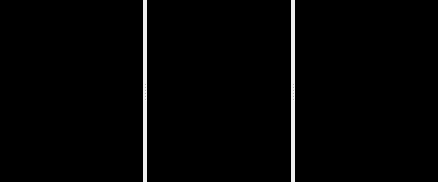
<?xml version="1.0" encoding="UTF-8"?>
<ui version="4.0">
 <class>Form</class>
 <widget class="QWidget" name="Form">
  <property name="geometry">
   <rect>
    <x>0</x>
    <y>0</y>
    <width>438</width>
    <height>182</height>
   </rect>
  </property>
  <property name="windowTitle">
   <string>Three: Vertical</string>
  </property>
  <layout class="QVBoxLayout" name="verticalLayout">
   <property name="spacing">
    <number>0</number>
   </property>
   <property name="margin">
    <number>0</number>
   </property>
   <item>
    <widget class="QSplitter" name="splitter">
     <property name="orientation">
      <enum>Qt::Horizontal</enum>
     </property>
     <widget class="QFrame" name="Viewport00">
      <property name="styleSheet">
       <string notr="true">background-color: rgb(0, 0, 0);</string>
      </property>
      <property name="frameShape">
       <enum>QFrame::Panel</enum>
      </property>
      <property name="frameShadow">
       <enum>QFrame::Sunken</enum>
      </property>
      <property name="lineWidth">
       <number>2</number>
      </property>
      <layout class="QHBoxLayout" name="horizontalLayout"/>
     </widget>
     <widget class="QFrame" name="Viewport01">
      <property name="styleSheet">
       <string notr="true">background-color: rgb(0, 0, 0);</string>
      </property>
      <property name="frameShape">
       <enum>QFrame::Panel</enum>
      </property>
      <property name="frameShadow">
       <enum>QFrame::Sunken</enum>
      </property>
      <property name="lineWidth">
       <number>2</number>
      </property>
      <layout class="QHBoxLayout" name="horizontalLayout_2"/>
     </widget>
     <widget class="QFrame" name="Viewport02">
      <property name="styleSheet">
       <string notr="true">background-color: rgb(0, 0, 0);</string>
      </property>
      <property name="frameShape">
       <enum>QFrame::Panel</enum>
      </property>
      <property name="frameShadow">
       <enum>QFrame::Sunken</enum>
      </property>
      <property name="lineWidth">
       <number>2</number>
      </property>
      <layout class="QHBoxLayout" name="horizontalLayout_3"/>
     </widget>
    </widget>
   </item>
  </layout>
 </widget>
 <resources/>
 <connections/>
</ui>
